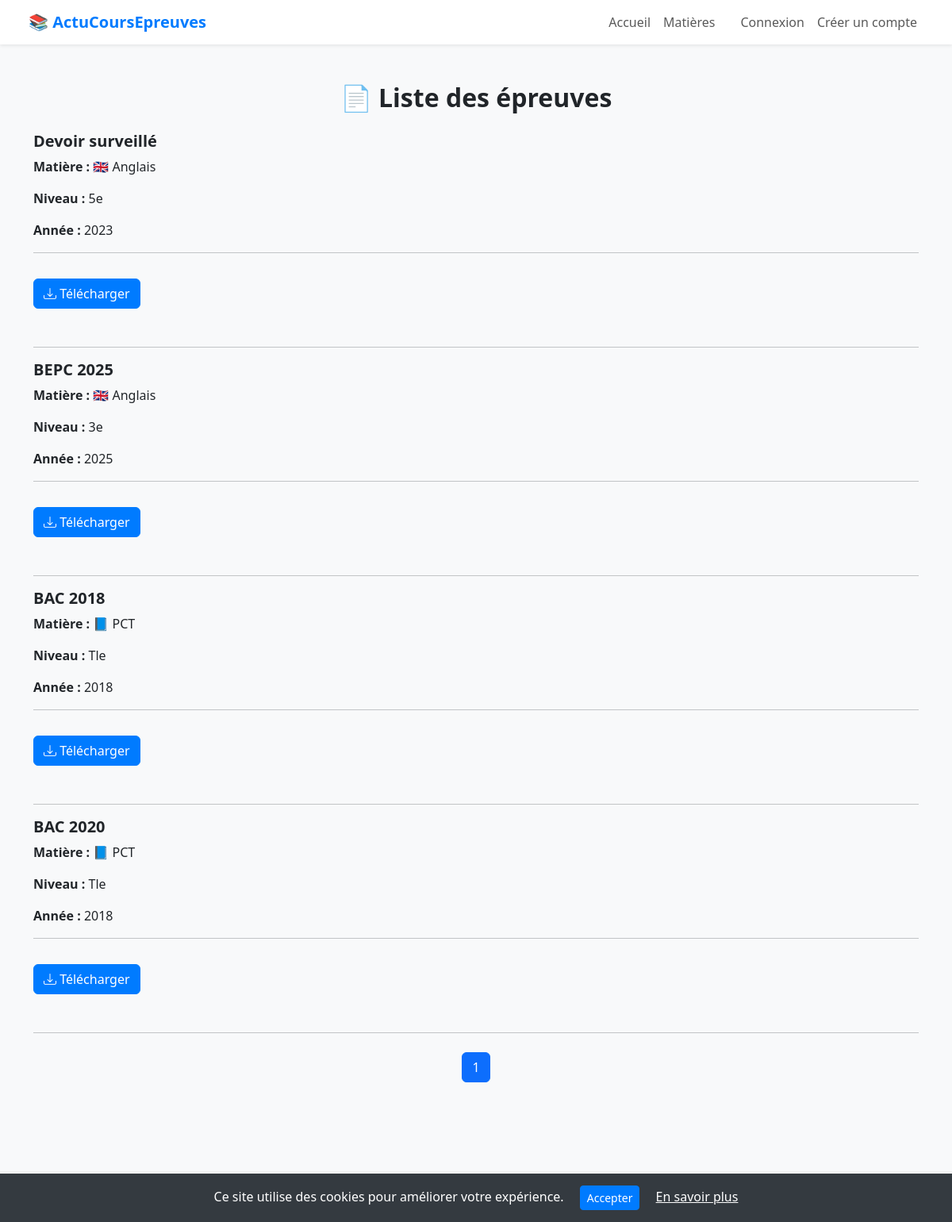
Page /epreuves/ on the committed database.
### blog/models.py (models this page shows, shortened)
class Epreuve(models.Model):
    niveau = models.CharField(max_length=100, choices=NIVEAUX, default='Tle')
    titre = models.CharField(max_length=255)
    lien_drive = models.URLField(blank=True, null=True)
    lien_drive_corrige = models.URLField(blank=True, null=True)
    prix = models.DecimalField(max_digits=6, decimal_places=2)
    matiere = models.ForeignKey(Matiere, on_delete=models.CASCADE)
    annee = models.PositiveIntegerField(default='2024')
    telechargements = models.IntegerField(default=0)
    created_at = models.DateTimeField(auto_now_add=True)
    utilisateurs_telechargeurs = models.ManyToManyField(User, blank=True)

class Matiere(models.Model):
    nom = models.CharField(max_length=100)
    created_at = models.DateTimeField(auto_now_add=True)
    updated_at = models.DateTimeField(auto_now=True)

### blog/views.py (the view, shortened to what this page needs)
# urls.py: path('epreuves/', views.liste_epreuves, name='epreuves'),
def liste_epreuves(request):
    epreuves = Epreuve.objects.all()
    matieres = Matiere.objects.all()
    niveaux = Epreuve.objects.values_list('niveau', flat=True).distinct()
    query = request.GET.get('q')
    niveau = request.GET.get('niveau')
    matiere_id = request.GET.get('matiere')
    for e in epreuves:
        e.icone = get_matiere_icon(e.matiere.nom)
    if niveau:
        epreuves = epreuves.filter(niveau=niveau)
    if matiere_id:
        epreuves = epreuves.filter(matiere__id=matiere_id)
    paginator = Paginator(epreuves, 10)  # 10 epreuves par page
    page_number = request.GET.get('page')
    page_obj = paginator.get_page(page_number)
    context = {
        'epreuves': page_obj,
        'matieres': matieres,
        'niveaux': niveaux,
        'page_obj': page_obj,
    }
    return render(request, 'épreuves/liste.html', context)

### blog/utils.py (called while the page is built)
def get_matiere_icon(nom):
    return {
        "Mathématiques": "📐",
        "Physique-Chimie": "⚛️",
        "Français": "📚",
        "SVT": "🔬",
        "Anglais": "🇬🇧",
        "Histoire-Géographie": "🌍",
        "Philosophie": "🤔",
        "EPS": "🏃",
        "Informatique": "💻",
        "Économie": "💰",
        "Technologie": "🔧",
        "Espagnol": "🗣️",
        "Allemand": "🗣️",
        "Arts Appliqués": "🎨",
    }.get(nom, "📘")

### blog/templates/épreuves/liste.html (shortened to what this page needs)
{% extends 'base.html' %}
{% block content %}
<div class="container py-5">
  <h2 class="text-center mb-4 fw-bold">📄 Liste des épreuves</h2>
  {% if epreuves %}
    {% for epreuve in epreuves %}
      <div class="mb-5">
        <h5 class="fw-bold">{{ epreuve.titre }}</h5>
        <p><strong>Matière :</strong> {{ epreuve.icone }} {{ epreuve.matiere.nom }}</p>
        <p><strong>Niveau :</strong> {{ epreuve.niveau }}</p>
        <p><strong>Année :</strong> {{ epreuve.annee }}</p>
        <hr>
        <a href="{% url 'telecharger_epreuve' epreuve.id %}" class="btn btn-primary mt-3">
          <i class="bi bi-download"></i> Télécharger
        </a>
      </div>
      <hr>
    {% endfor %}
    {% if page_obj %}
    <nav class="mt-4">
      <ul class="pagination justify-content-center">
        {% for num in page_obj.paginator.page_range %}
          <li class="page-item {% if page_obj.number == num %}active{% endif %}">
            <a class="page-link" href="?page={{ num }}">{{ num }}</a>
          </li>
        {% endfor %}
      </ul>
    </nav>
    {% endif %}
  {% else %}
    <p class="text-center text-muted">Aucune épreuve disponible pour le moment.</p>
  {% endif %}
</div>
{% endblock %}

### blog/templates/base.html (style rules this page uses)
body { background-color: #f8f9fa; }
.btn-primary { background-color: #007bff; border-color: #007bff; }

### rows in the picture
Epreuve: titre "Devoir surveillé", icone "🇬🇧", matiere.nom "Anglais", niveau "5e", annee "2023"
Epreuve: titre "BEPC 2025", icone "🇬🇧", matiere.nom "Anglais", niveau "3e", annee "2025"
Epreuve: titre "BAC 2018", icone "📘", matiere.nom "PCT", niveau "Tle", annee "2018"
Epreuve: titre "BAC 2020", icone "📘", matiere.nom "PCT", niveau "Tle", annee "2018"

### other values in the picture
{{ num }} "1"
